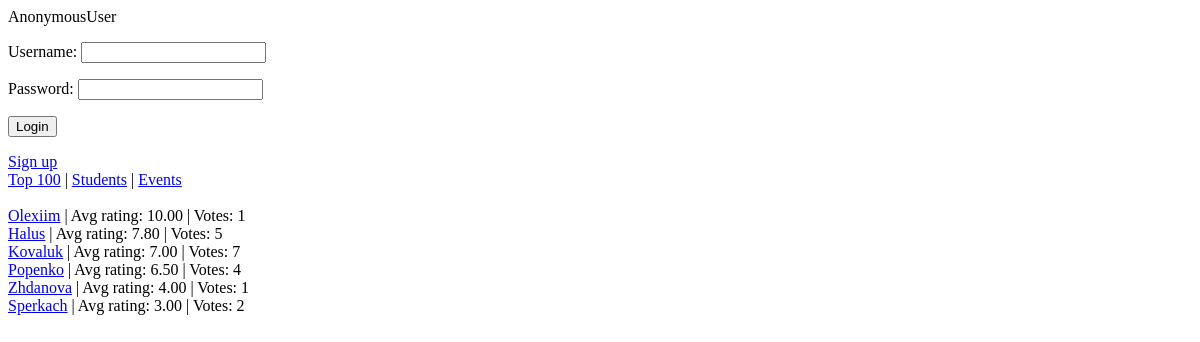
The app's page /, older data.
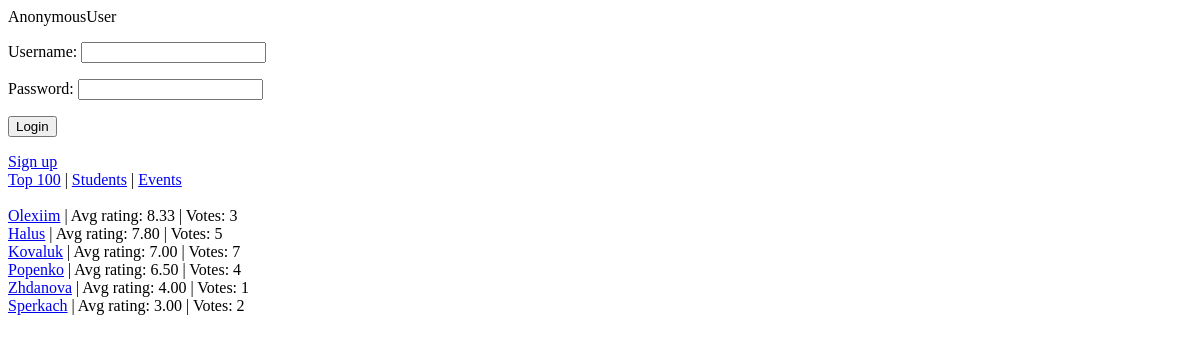
The same page, newer data.
### ratings/models.py (models this page shows)
class Teacher(models.Model):
	user = models.OneToOneField(User)
	department = models.ForeignKey(Department, related_name="teachers")
	avg_rating = models.DecimalField(max_digits=4, decimal_places=2, default=0, editable=False)
	count_of_votes = models.IntegerField(default=0, editable=False)
	voted_students = models.ManyToManyField('Student', related_name="rated_teachers", editable=False)
	def vote(self, vote, student):
		if not vote == -1:
			if student is not None:
				if not self.voted_students.filter(user__id=student.user.id).exists():
					self.avg_rating = ((self.avg_rating * self.count_of_votes) + vote) / (self.count_of_votes + 1)
					self.count_of_votes += 1
					self.voted_students.add(student)
					self.save()
	 				return True
		return False
	def __str__(self):
		return self.user.get_username()

### ratings/views.py (the view)
# urls.py: url(r'^$', views.top_ratings, name="all_teachers"),
def top_ratings(request):
	teachers = Teacher.objects.all().order_by('-avg_rating')[:100]
	return render(request, 'ratings/top_ratings.html', {'teachers': teachers})

### ratings/ctx_log_processor.py (called while the page is built)
def auth_form(request):
    return {'form': AuthForm(), 'request': request}

### ratings/templates/ratings/top_ratings.html
{% extends 'base.html' %}
{%block content%}
	{%for teacher in teachers%}
		<div>
	    	<a href="{% url 'ratings.views.teacher_page' pk=teacher.pk %}">{{ teacher.user.username }}</a> |
            Avg rating: {{ teacher.avg_rating }} | Votes: {{ teacher.count_of_votes }}
        <br />
	    </div>
	{%endfor%}
{%endblock content%}

Row changes from the older to the newer data that the page shows:
changed Teacher "Olexiim": avg_rating "10.00" → "8.33"; count_of_votes "1" → "3"
